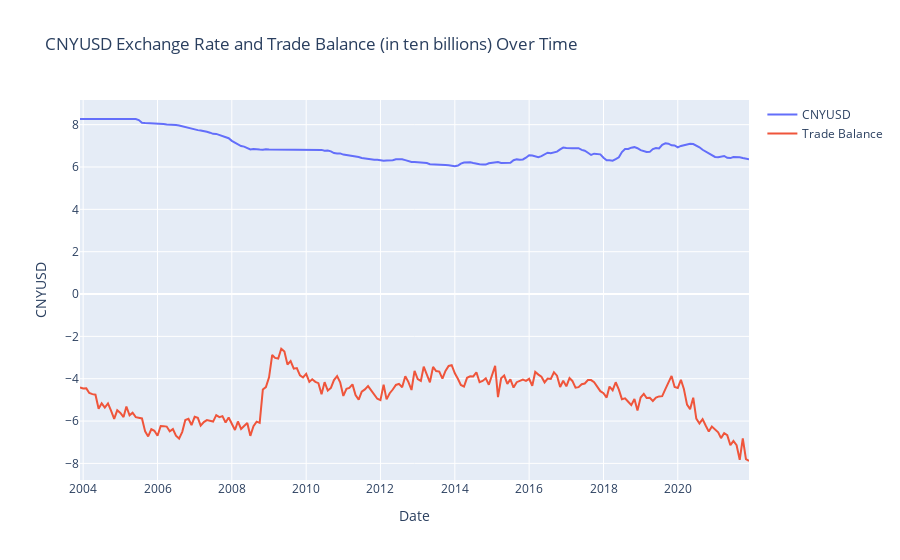

The notebook cell this image was saved under:
### Code cell
# plot CNYUSD exchange rate and trade balance over time
fig = go.Figure()
fig.add_trace(go.Scatter(x=df_final['date'], y=df_final['CNYUSD'], name='CNYUSD'))
fig.add_trace(go.Scatter(x=df_final['date'], y=df_final['BOPGSTB']/10000, name='Trade Balance'))
fig.update_layout(title='CNYUSD Exchange Rate and Trade Balance (in ten billions) Over Time',
                     xaxis_title='Date',
                        yaxis_title='CNYUSD')
fig.show()

### Figure 1 — Plotly figure (JSON) as saved in the notebook; plotly's stock layout.template omitted (floating-point values rounded to 4 significant figures; data arrays with more than 128 entries replaced by an {"elided": "..."} marker saying what was removed)
{"data": [{"name": "CNYUSD", "type": "scatter", "x": {"elided": "217 str values"}, "y": {"elided": "217 float values"}}, {"name": "Trade Balance", "type": "scatter", "x": {"elided": "217 str values"}, "y": {"elided": "217 float values"}}], "layout": {"title": {"text": "CNYUSD Exchange Rate and Trade Balance (in ten billions) Over Time"}, "xaxis": {"title": {"text": "Date"}}, "yaxis": {"title": {"text": "CNYUSD"}}}}
